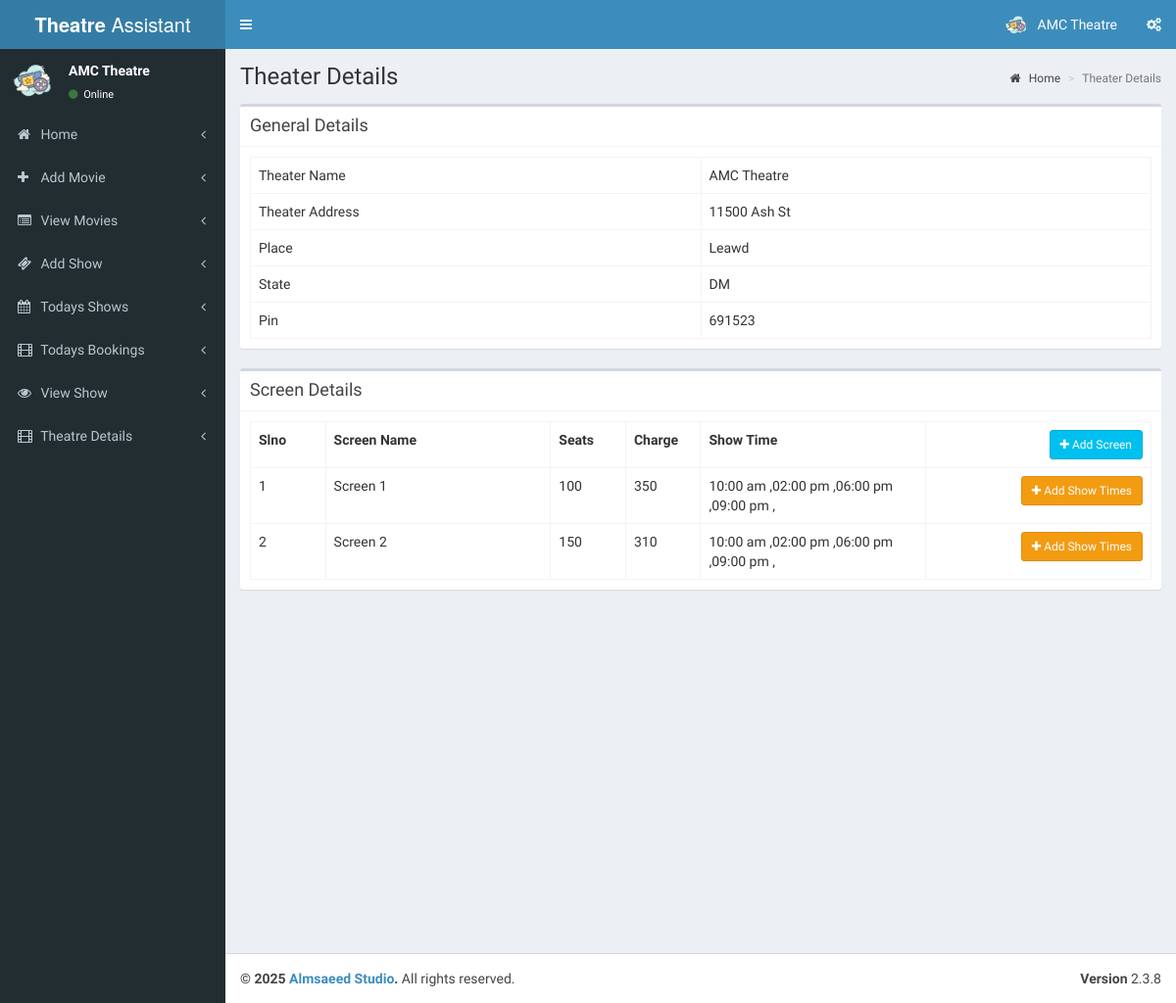
The app's page /theatre/pages/add_theatre_2.php (signed in), older data.
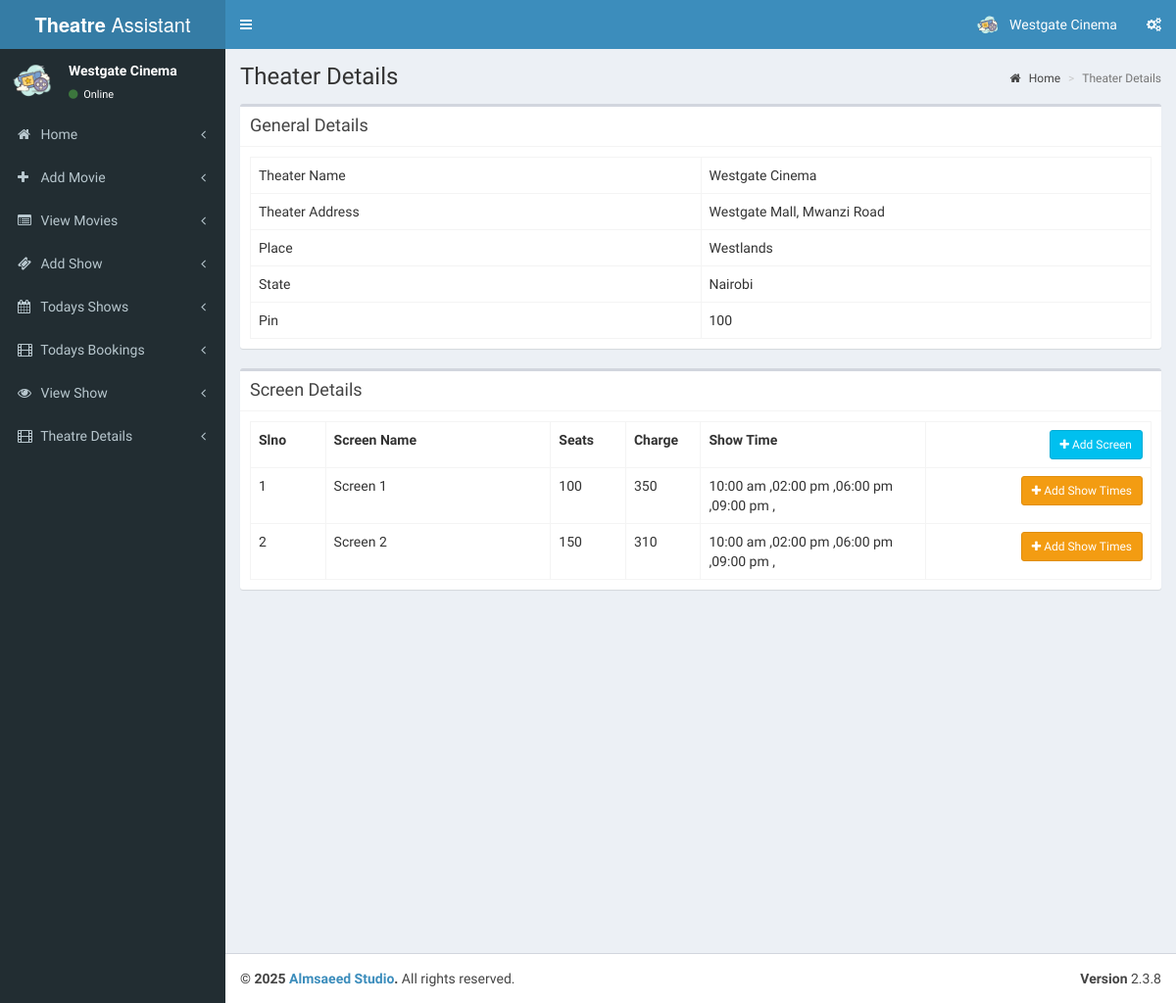
The same page, newer data.
### tables this page shows
CREATE TABLE `tbl_theatre` (
  `id` int(11) NOT NULL,
  `name` varchar(100) NOT NULL,
  `address` varchar(100) NOT NULL,
  `place` varchar(100) NOT NULL,
  `state` varchar(50) NOT NULL,
  `pin` int(11) NOT NULL
);

### theatre/pages/add_theatre_2.php (the view, shortened to what the changed rows need)
<?php
include('header.php');
?>
  <div class="content-wrapper">
    <section class="content-header">
      <h1>
        Theater Details
      </h1>
    </section>
    <section class="content">
      <div class="box">
        <div class="box-body">
          <?php
            $th=mysqli_query($con,"select * from tbl_theatre where id='".$_SESSION['theatre']."'");
            $theatre=mysqli_fetch_array($th);
          ?>
            <table class="table table-bordered table-hover">
                <tr>
                    <td class="col-md-6">Theater Name</td>
                    <td  class="col-md-6"><?php echo $theatre['name'];?></td>
                </tr>
                <tr>
                    <td>Theater Address</td>
                    <td><?php echo $theatre['address'];?></td>
                </tr>
                <tr>
                    <td>Place</td>
                    <td><?php echo $theatre['place'];?></td>
                </tr>
                <tr>
                    <td>State</td>
                    <td><?php echo $theatre['state'];?></td>
                </tr>
                <tr>
                    <td>Pin</td>
                    <td><?php echo $theatre['pin'];?></td>
                </tr>
            </table>
        </div>
      </div>
         <div class="box">
        <div class="box-body" id="screendtls">
          <?php
            $sr=mysqli_query($con,"select * from tbl_screens where t_id='".$_SESSION['theatre']."'");
            if(mysqli_num_rows($sr))
            {
          ?>
            <table class="table table-bordered table-hover">
              <th class="col-md-1">Slno</th>
              <th class="col-md-3">Screen Name</th>
              <th class="col-md-1">Seats</th>
              <th class="col-md-1">Charge</th>
              <th class="col-md-3">Show Time</th>
              <th class="text-right col-md-3"><button data-toggle="modal" data-target="#view-modal" id="getUser" class="btn btn-sm btn-info"><i class="fa fa-plus"></i> Add Screen</button></th>
            </table>
            <?php
            }
            else
            {
              ?>
              <button data-toggle="modal" data-target="#view-modal" id="getUser" class="btn btn-sm btn-info"><i class="fa fa-plus"></i> Add Screen</button>
              <?php
            }
            ?>
        </div>
      </div>
    </section>
  </div>
  <?php
include('footer.php');
?>

### theatre/pages/header.php (shortened to what the changed rows need)
<?php
include('../../config.php');
$th=mysqli_query($con,"select * from tbl_theatre where id='".$_SESSION['theatre']."'");
$theatre=mysqli_fetch_array($th);
?>
<!DOCTYPE html>
<html>
<head>
  <link rel="stylesheet" href="../validation/dist/css/bootstrapValidator.css"/>
  <link rel="stylesheet" href="../bootstrap/css/bootstrap.min.css">
  <link rel="stylesheet" href="https://cdnjs.cloudflare.com/ajax/libs/font-awesome/4.5.0/css/font-awesome.min.css">
  <link rel="stylesheet" href="https://cdnjs.cloudflare.com/ajax/libs/ionicons/2.0.1/css/ionicons.min.css">
  <link rel="stylesheet" href="../dist/css/AdminLTE.min.css">
  <link rel="stylesheet" href="../dist/css/skins/_all-skins.min.css">
</head>
<body class="hold-transition skin-blue sidebar-mini">
<div class="wrapper">
  <header class="main-header">
    <nav class="navbar navbar-static-top">
      <div class="navbar-custom-menu">
        <ul class="nav navbar-nav">
          <li class="dropdown user user-menu">
            <a href="#" class="dropdown-toggle" data-toggle="dropdown">
              <img src="cinema.png" class="user-image" alt="User Image">
              <span class="hidden-xs"><?php echo $theatre['name'];?></span>
            </a>
          </li>
        </ul>
      </div>
    </nav>
  </header>
  <aside class="main-sidebar">
    <section class="sidebar">
      <div class="user-panel">
        <div class="pull-left info">
          <p><?php echo $theatre['name'];?></p>
          <a href="#"><i class="fa fa-circle text-success"></i> Online</a>
        </div>
      </div>
    </section>
  </aside>

Row changes from the older to the newer data that the page shows:
changed tbl_theatre: name "AMC Theatre" → "Westgate Cinema"; address "11500 Ash St" → "Westgate Mall, Mwanzi Road"; place "Leawd" → "Westlands"; state "DM" → "Nairobi"; pin "691523" → "100"
